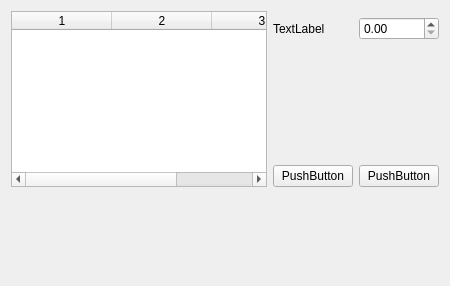
<?xml version="1.0" encoding="UTF-8"?>
<ui version="4.0">
 <class>HexoticPluginGUI_SizeMapsWidget_QTD</class>
 <widget class="QWidget" name="HexoticPluginGUI_SizeMapsWidget_QTD">
  <property name="geometry">
   <rect>
    <x>0</x>
    <y>0</y>
    <width>450</width>
    <height>286</height>
   </rect>
  </property>
  <property name="windowTitle">
   <string>Form</string>
  </property>
  <layout class="QGridLayout" name="gridLayout_2">
   <item row="0" column="0">
    <layout class="QGridLayout" name="gridLayout">
     <item row="0" column="0" rowspan="4">
      <widget class="QTableWidget" name="tableWidget">
       <property name="rowCount">
        <number>0</number>
       </property>
       <property name="columnCount">
        <number>3</number>
       </property>
       <attribute name="horizontalHeaderVisible">
        <bool>true</bool>
       </attribute>
       <attribute name="horizontalHeaderCascadingSectionResizes">
        <bool>false</bool>
       </attribute>
       <attribute name="horizontalHeaderDefaultSectionSize">
        <number>80</number>
       </attribute>
       <attribute name="horizontalHeaderMinimumSectionSize">
        <number>100</number>
       </attribute>
       <attribute name="horizontalHeaderShowSortIndicator" stdset="0">
        <bool>false</bool>
       </attribute>
       <attribute name="horizontalHeaderStretchLastSection">
        <bool>true</bool>
       </attribute>
       <attribute name="verticalHeaderVisible">
        <bool>false</bool>
       </attribute>
       <attribute name="verticalHeaderCascadingSectionResizes">
        <bool>false</bool>
       </attribute>
       <column/>
       <column/>
       <column/>
      </widget>
     </item>
     <item row="3" column="1">
      <layout class="QHBoxLayout" name="horizontalLayout">
       <item>
        <widget class="QPushButton" name="pushButton_1">
         <property name="text">
          <string>PushButton</string>
         </property>
        </widget>
       </item>
       <item>
        <widget class="QPushButton" name="pushButton_2">
         <property name="text">
          <string>PushButton</string>
         </property>
        </widget>
       </item>
      </layout>
     </item>
     <item row="1" column="1">
      <layout class="QHBoxLayout" name="horizontalLayout_2">
       <item>
        <widget class="QLabel" name="label">
         <property name="text">
          <string>TextLabel</string>
         </property>
        </widget>
       </item>
       <item>
        <widget class="SMESHGUI_SpinBox" name="doubleSpinBox">
         <property name="sizePolicy">
          <sizepolicy hsizetype="Minimum" vsizetype="Fixed">
           <horstretch>0</horstretch>
           <verstretch>0</verstretch>
          </sizepolicy>
         </property>
        </widget>
       </item>
      </layout>
     </item>
     <item row="2" column="1">
      <spacer name="verticalSpacer">
       <property name="orientation">
        <enum>Qt::Vertical</enum>
       </property>
       <property name="sizeHint" stdset="0">
        <size>
         <width>20</width>
         <height>40</height>
        </size>
       </property>
      </spacer>
     </item>
    </layout>
   </item>
   <item row="1" column="0">
    <spacer name="verticalSpacer_2">
     <property name="orientation">
      <enum>Qt::Vertical</enum>
     </property>
     <property name="sizeHint" stdset="0">
      <size>
       <width>20</width>
       <height>103</height>
      </size>
     </property>
    </spacer>
   </item>
  </layout>
 </widget>
 <customwidgets>
  <customwidget>
   <class>SMESHGUI_SpinBox</class>
   <extends>QDoubleSpinBox</extends>
   <header location="global">SMESHGUI_SpinBox.h</header>
  </customwidget>
 </customwidgets>
 <resources/>
 <connections/>
</ui>
